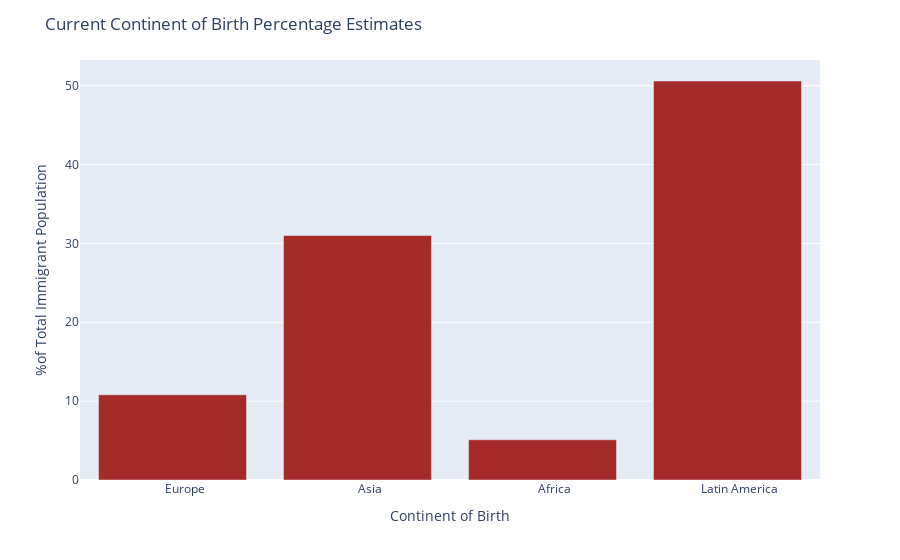

The notebook cell this image was saved under:
### Code cell
#load in place of origin
rows_to_keep_origin = [5, 7, 8, 9, 11]
origin=pd.read_csv("5yeardata.csv", skiprows = lambda x: x not in rows_to_keep_origin)
#origin.head(10)

#fig_origin = px.bar(origin, x='WORLD REGION OF BIRTH OF FOREIGN BORN', y=['Entered before 2000 estimate', 'Entered 2000 to 2009 estimate', 'Entered 2010 or later estimate'])    
fig = px.bar(origin, x='WORLD REGION OF BIRTH OF FOREIGN BORN', y='Total Estimate')
fig.update_layout(
    barmode='group',
    title="Current Continent of Birth Percentage Estimates",
    xaxis_title="Continent of Birth",
    yaxis_title="%of Total Immigrant Population",                  
    )
fig.update_traces(marker_color='brown')
#fig_origin.show()
fig.show()

### Figure 1 — Plotly figure (JSON) as saved in the notebook; plotly's stock layout.template omitted (floating-point values rounded to 4 significant figures)
{"data": [{"alignmentgroup": "True", "hovertemplate": "WORLD REGION OF BIRTH OF FOREIGN BORN=%{x}<br>Total Estimate=%{y}<extra></extra>", "legendgroup": "", "marker": {"color": "brown"}, "name": "", "offsetgroup": "", "orientation": "v", "showlegend": false, "textposition": "auto", "type": "bar", "x": ["        Europe", "        Asia", "        Africa", "        Latin America"], "xaxis": "x", "y": [10.8, 31, 5.1, 50.6], "yaxis": "y"}], "layout": {"barmode": "group", "legend": {"tracegroupgap": 0}, "margin": {"t": 60}, "title": {"text": "Current Continent of Birth Percentage Estimates"}, "xaxis": {"anchor": "y", "domain": [0, 1], "title": {"text": "Continent of Birth"}}, "yaxis": {"anchor": "x", "domain": [0, 1], "title": {"text": "%of Total Immigrant Population"}}}}
